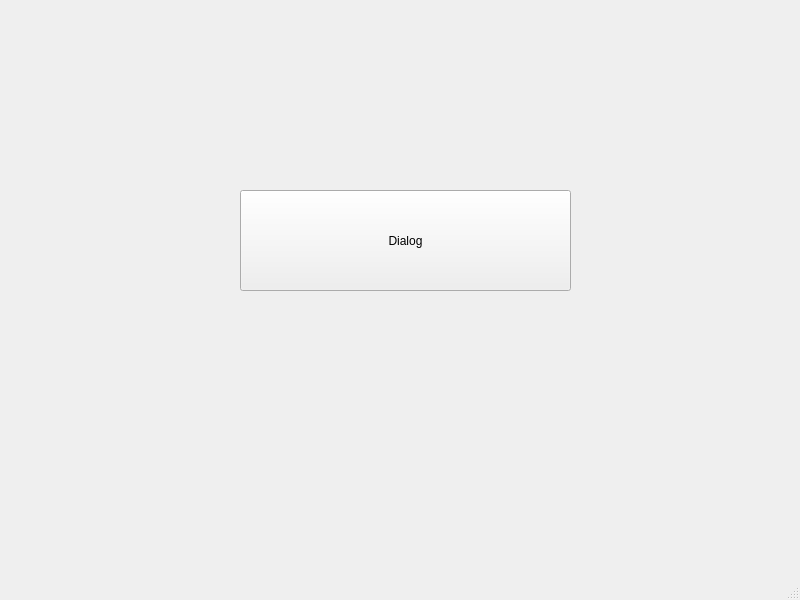
<?xml version="1.0" encoding="UTF-8"?>
<ui version="4.0">
 <class>MainWindow</class>
 <widget class="QMainWindow" name="MainWindow">
  <property name="geometry">
   <rect>
    <x>0</x>
    <y>0</y>
    <width>800</width>
    <height>600</height>
   </rect>
  </property>
  <property name="windowTitle">
   <string>MainWindow</string>
  </property>
  <widget class="QWidget" name="centralwidget">
   <widget class="QPushButton" name="pushButton">
    <property name="geometry">
     <rect>
      <x>240</x>
      <y>190</y>
      <width>331</width>
      <height>101</height>
     </rect>
    </property>
    <property name="text">
     <string>Dialog</string>
    </property>
   </widget>
  </widget>
  <widget class="QMenuBar" name="menubar">
   <property name="geometry">
    <rect>
     <x>0</x>
     <y>0</y>
     <width>800</width>
     <height>29</height>
    </rect>
   </property>
  </widget>
  <widget class="QStatusBar" name="statusbar"/>
 </widget>
 <resources/>
 <connections/>
</ui>
